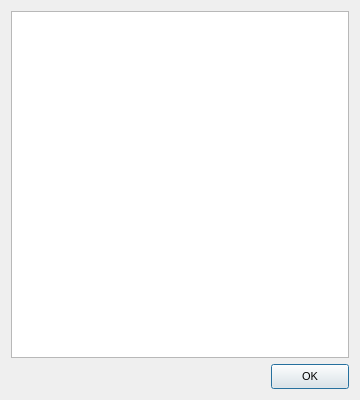
<?xml version="1.0" encoding="UTF-8"?>
<ui version="4.0">
 <class>DialogPEMetaDataUS</class>
 <widget class="QDialog" name="DialogPEMetaDataUS">
  <property name="windowModality">
   <enum>Qt::ApplicationModal</enum>
  </property>
  <property name="geometry">
   <rect>
    <x>0</x>
    <y>0</y>
    <width>360</width>
    <height>400</height>
   </rect>
  </property>
  <property name="minimumSize">
   <size>
    <width>360</width>
    <height>400</height>
   </size>
  </property>
  <property name="maximumSize">
   <size>
    <width>360</width>
    <height>400</height>
   </size>
  </property>
  <property name="font">
   <font>
    <pointsize>8</pointsize>
    <weight>50</weight>
    <bold>false</bold>
   </font>
  </property>
  <property name="windowTitle">
   <string>MetaData User Strings</string>
  </property>
  <layout class="QVBoxLayout" name="verticalLayout">
   <item>
    <widget class="QTableView" name="tableWidgetStrings">
     <property name="font">
      <font>
       <pointsize>8</pointsize>
       <weight>50</weight>
       <bold>false</bold>
      </font>
     </property>
     <property name="contextMenuPolicy">
      <enum>Qt::CustomContextMenu</enum>
     </property>
     <property name="editTriggers">
      <set>QAbstractItemView::NoEditTriggers</set>
     </property>
     <property name="selectionMode">
      <enum>QAbstractItemView::SingleSelection</enum>
     </property>
     <property name="selectionBehavior">
      <enum>QAbstractItemView::SelectItems</enum>
     </property>
     <property name="gridStyle">
      <enum>Qt::NoPen</enum>
     </property>
     <property name="sortingEnabled">
      <bool>true</bool>
     </property>
     <attribute name="verticalHeaderVisible">
      <bool>false</bool>
     </attribute>
    </widget>
   </item>
   <item>
    <layout class="QHBoxLayout" name="horizontalLayout">
     <item>
      <spacer name="horizontalSpacer_9">
       <property name="orientation">
        <enum>Qt::Horizontal</enum>
       </property>
       <property name="sizeHint" stdset="0">
        <size>
         <width>50</width>
         <height>20</height>
        </size>
       </property>
      </spacer>
     </item>
     <item>
      <widget class="QPushButtonX" name="pushButtonOK">
       <property name="minimumSize">
        <size>
         <width>78</width>
         <height>25</height>
        </size>
       </property>
       <property name="maximumSize">
        <size>
         <width>78</width>
         <height>25</height>
        </size>
       </property>
       <property name="text">
        <string>OK</string>
       </property>
      </widget>
     </item>
    </layout>
   </item>
  </layout>
 </widget>
 <customwidgets>
  <customwidget>
   <class>QPushButtonX</class>
   <extends>QPushButton</extends>
   <header>qpushbuttonx.h</header>
  </customwidget>
 </customwidgets>
 <resources/>
 <connections/>
</ui>
